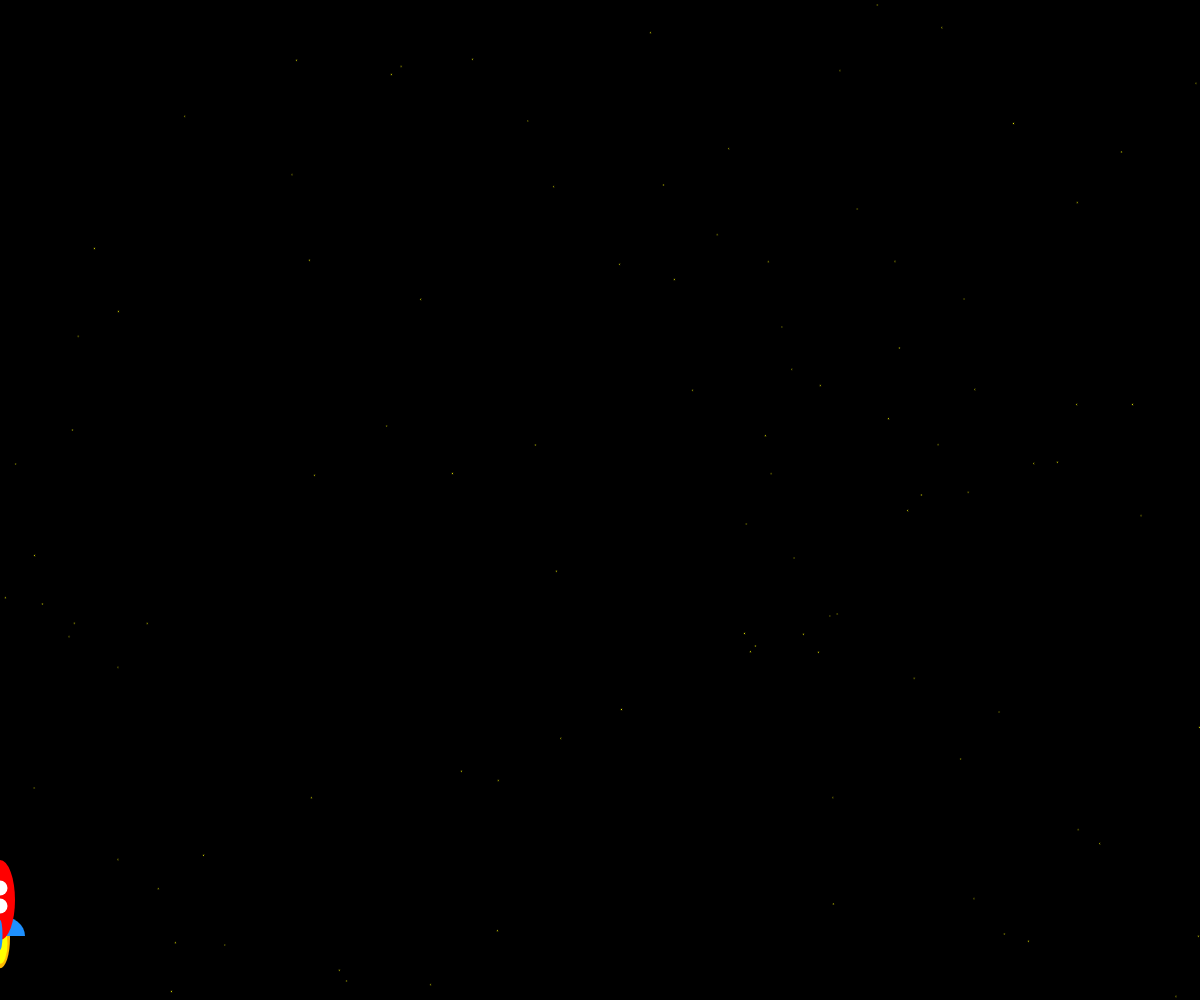
Frame 1 (no input)
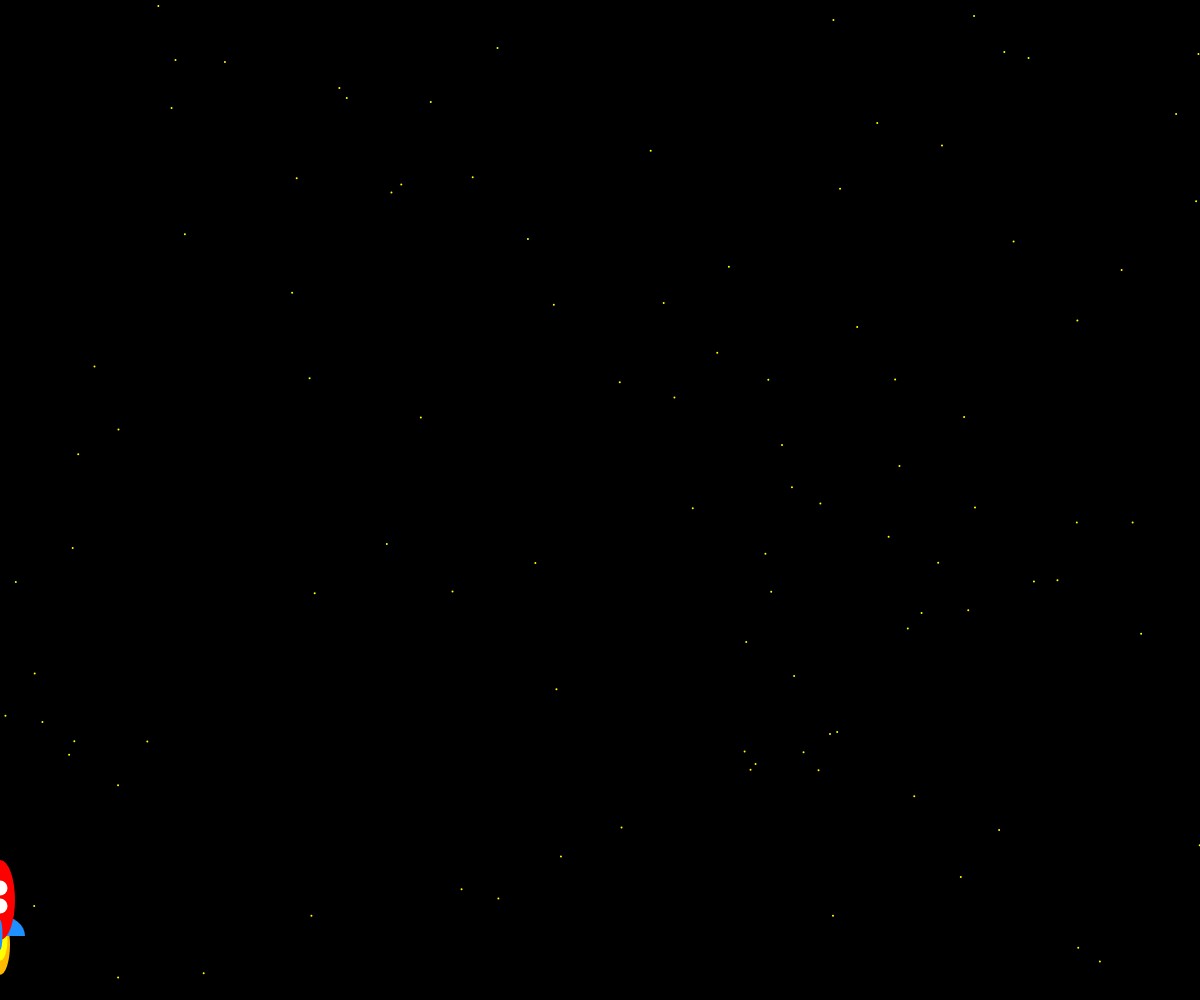
Frame 60 (no input)
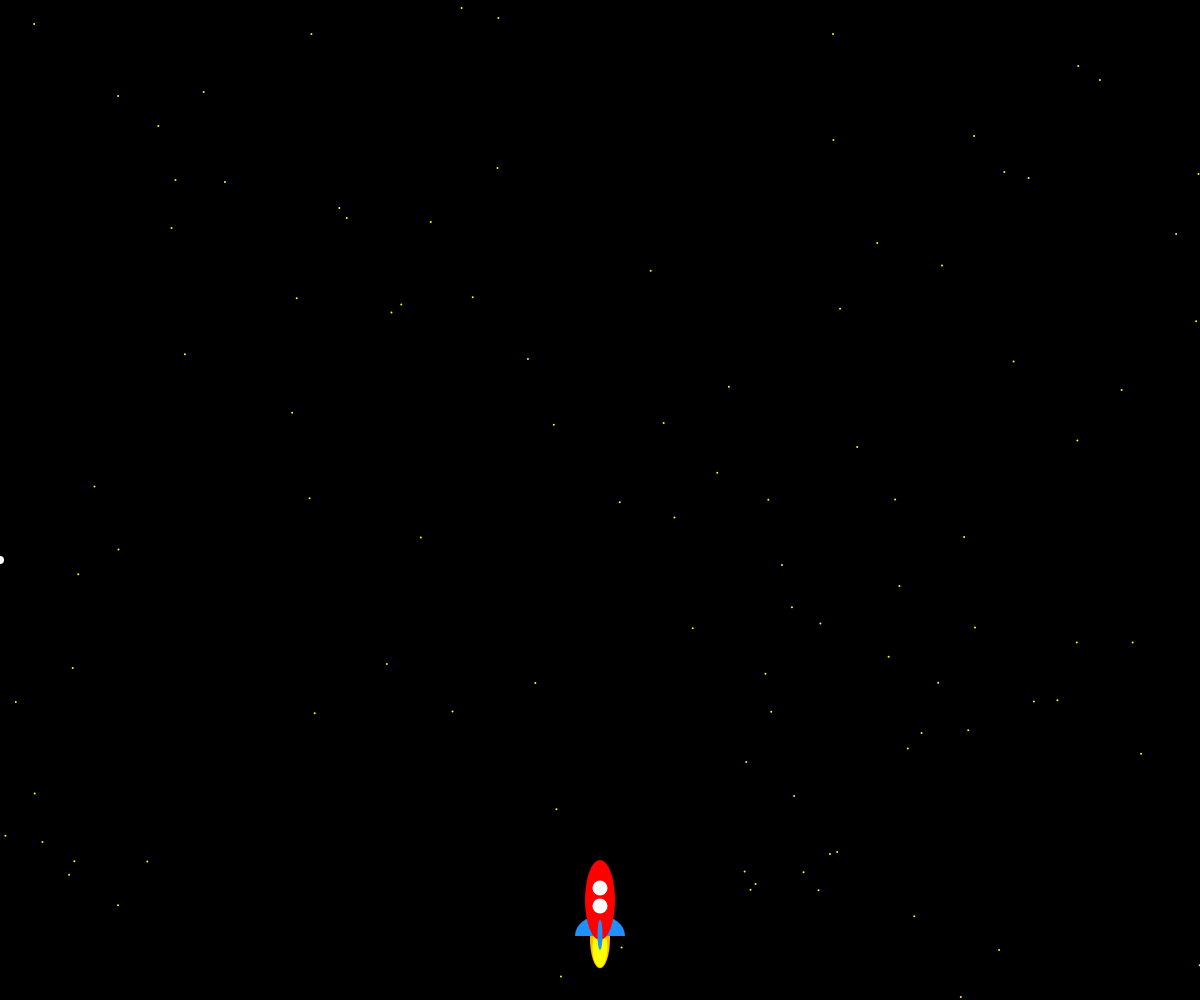
Frame 120 (the mouse pressed at the canvas centre since frame 60)

The p5.js sketch that drew these frames (run headless with seeded random() and noise() and a simulated clock; from frame 60 on, the mouse is pressed at the canvas centre):

// p5.js sketch
// ── sketch.js
let rocketX;
let rocketY;
let backgroundPoints = [];
let bullets = [];

function setup() {
  createCanvas(windowWidth, windowHeight); // 使用windowWidth和windowHeight
  rocketX = width / 2;
  rocketY = height - 100; // 調整火箭位置在畫面中下方
  // 初始化背景點的位置
  for (let i = 0; i < 100; i++) {
    backgroundPoints.push({
      x: random(width),
      y: random(height)
    });
  }
}

function draw() {
  background(0); // 設定背景為黑色

  // 更新背景點的位置，模擬向下捲動
  for (let i = 0; i < backgroundPoints.length; i++) {
    let point = backgroundPoints[i];
    point.y += 2;
    if (point.y > height) {
      point.y = 0;
    }
    fill(255, 255, 0);
    ellipse(point.x, point.y, 2, 2);
  }

  // 控制火箭的左右移動
  rocketX = mouseX;

  // 更新並繪製子彈
  for (let i = 0; i < bullets.length; i++) {
    bullets[i].update();
    bullets[i].show();
  }

  // 火箭位置不動
  drawRocket(rocketX, rocketY);
}

function drawRocket(x, y) {
  //---Rocket---//
  //flames
  noStroke()
  fill(255,185,0)
  ellipse(x,y+random(35,50),20,60)
  fill(255,255,0)
  ellipse(x,y+random(35,50),15,40)

  //sidfins
  fill(30,144,255)
  arc(x,y+36,50,40,PI,0,CHORD)

  //body
  fill(255,0,0)
  ellipse(x,y,30,80)

  //windows
  fill(255)
  ellipse(x,y-12,15,15)
  fill(255)
  ellipse(x,y+6,15,15)

  //front fin
  fill(30,144,255)
  ellipse(x,y+35,5,30)
}

function mousePressed() {
  // 在火箭頭部位置發射子彈
  bullets.push(new Bullet(rocketX, rocketY - 40));
}

// 定義子彈類別
class Bullet {
  constructor(x, y) {
    this.x = x;
    this.y = y;
    this.r = 4; // 子彈半徑
    this.speed = 5; // 子彈速度
  }

  update() {
    this.y -= this.speed; // 更新子彈位置
  }

  show() {
    fill(255); // 白色
    ellipse(this.x, this.y, this.r * 2, this.r * 2); // 繪製子彈
  }
}

function windowResized() {
  resizeCanvas(windowWidth, windowHeight); // 視窗大小改變時，重新調整畫布大小
}
